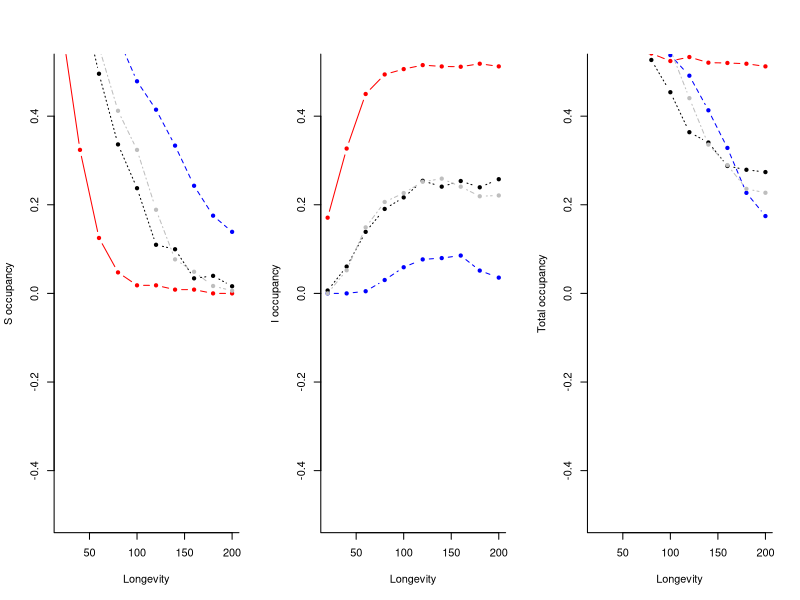
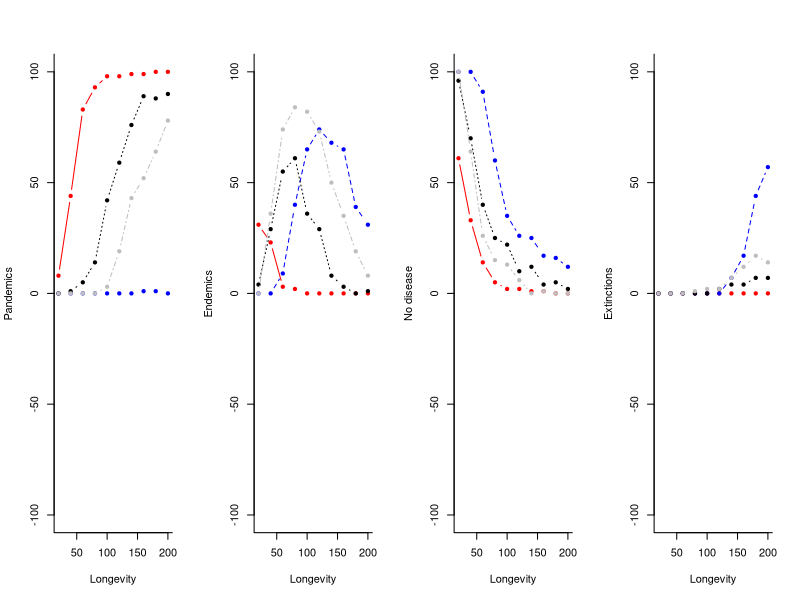

Write the R code that produced these figures, in order. (Note: this script raises an error after producing the figures.)
#=================================================================================
#
#Code to analyze results from highlow scripts -- sensitivity analyses the remove
#high or low quality patches.  The treatment names are as follows:
#  low.var = missing highest and lowest 10 patches (replaced with 1)
#   low = low quality patches added to mid 
#   high = high quality patches added to mid 
#   both = high quality variance (low.var+low+high)
#=================================================================================

highlow<-read.csv("highlowlong.csv",header=TRUE)

highlow<-highlow[,-1]

par(mfrow = c(1, 3), bty = "l")

S.occ <- tapply(highlow$S, list(highlow$longevity, highlow$treatment), mean)

plot(seq(20, 200, by = 20), S.occ[, 1], type = "b", lty = 1, ylim = c(-0.5, 0.5), pch = 20, col = "red", ylab = "S occupancy", xlab = "Longevity")
lines(seq(20, 200, by = 20), S.occ[, 2], type = "b", lty = 2, pch = 20, col = "blue")
lines(seq(20, 200, by = 20), S.occ[, 3], type = "b", lty = 3, pch = 20, col = "black")
lines(seq(20, 200, by = 20), S.occ[, 4], type = "b", lty = 4, pch = 20, col = "grey")

I.occ <- tapply(highlow$I, list(highlow$longevity, highlow$treatment), mean)

plot(seq(20, 200, by = 20), I.occ[, 1], type = "b", lty = 1, ylim = c(-0.5, 0.5), pch = 20, col = "red", ylab = "I occupancy", xlab = "Longevity")
lines(seq(20, 200, by = 20), I.occ[, 2], type = "b", lty = 2, pch = 20, col = "blue")
lines(seq(20, 200, by = 20), I.occ[, 3], type = "b", lty = 3, pch = 20, col = "black")
lines(seq(20, 200, by = 20), I.occ[, 4], type = "b", lty = 4, pch = 20, col = "grey")

occ <- tapply(highlow$I + highlow$S, list(highlow$longevity, highlow$treatment), mean)

plot(seq(20, 200, by = 20), occ[, 1], type = "b", lty = 1, ylim = c(-0.5, 0.5), pch = 20, col = "red", ylab = "Total occupancy", xlab = "Longevity")
lines(seq(20, 200, by = 20), occ[, 2], type = "b", lty = 2, pch = 20, col = "blue")
lines(seq(20, 200, by = 20), occ[, 3], type = "b", lty = 3, pch = 20, col = "black")
lines(seq(20, 200, by = 20), occ[, 4], type = "b", lty = 4, pch = 20, col = "grey")


#Outcome analysis

par(mfrow = c(1, 4), bty = "l")
pandemic <- tapply(highlow$S == 0 & highlow$I > 0, list(highlow$longevity, highlow$treatment), sum)

plot(seq(20, 200, by = 20), pandemic[, 1], type = "b", lty = 1, ylim = c(-100, 100), pch = 20, col = "red", xlab = "Longevity", ylab = "Pandemics")
lines(seq(20, 200, by = 20), pandemic[, 2], type = "b", lty = 2, pch = 20, col = "blue")
lines(seq(20, 200, by = 20), pandemic[, 3], type = "b", lty = 3, pch = 20, col = "black")
lines(seq(20, 200, by = 20), pandemic[, 4], type = "b", lty = 4, pch = 20, col = "grey")

endemic <- tapply(highlow$S > 0 & highlow$I > 0, list(highlow$longevity, highlow$treatment), sum)

plot(seq(20, 200, by = 20), endemic[, 1], type = "b", lty = 1, ylim = c(-100, 100), pch = 20, col = "red", xlab = "Longevity", ylab = "Endemics")
lines(seq(20, 200, by = 20), endemic[, 2], type = "b", lty = 2, pch = 20, col = "blue")
lines(seq(20, 200, by = 20), endemic[, 3], type = "b", lty = 3, pch = 20, col = "black")
lines(seq(20, 200, by = 20), endemic[, 4], type = "b", lty = 4, pch = 20, col = "grey")

nodisease <- tapply(highlow$S > 0 & highlow$I == 0, list(highlow$longevity, highlow$treatment), sum)

plot(seq(20, 200, by = 20), nodisease[, 1], type = "b", lty = 1, ylim = c(-100, 100), pch = 20, col = "red", xlab = "Longevity", ylab = "No disease")
lines(seq(20, 200, by = 20), nodisease[, 2], type = "b", lty = 2, pch = 20, col = "blue")
lines(seq(20, 200, by = 20), nodisease[, 3], type = "b", lty = 3, pch = 20, col = "black")
lines(seq(20, 200, by = 20), nodisease[, 4], type = "b", lty = 4, pch = 20, col = "grey")

extinct <- tapply(highlow$S == 0 & highlow$I == 0, list(highlow$longevity, highlow$treatment), sum)

plot(seq(20, 200, by = 20), extinct[, 1], type = "b", lty = 1, ylim = c(-100, 100), pch = 20, col = "red", xlab = "Longevity", ylab = "Extinctions")
lines(seq(20, 200, by = 20), extinct[, 2], type = "b", lty = 2, pch = 20, col = "blue")
lines(seq(20, 200, by = 20), extinct[, 3], type = "b", lty = 3, pch = 20, col = "black")
lines(seq(20, 200, by = 20), extinct[, 4], type = "b", lty = 4, pch = 20, col = "grey")



#===============================================================================
# Analysis and plots for a single longevity

low<-highlow[which(highlow$treatment=="+low"),]
high<-highlow[which(highlow$treatment=="+high"),]
full<-highlow[which(highlow$treatment=="full"),]
low.var<-highlow[which(highlow$treatment=="low.var"),]


outcome<-function(data){
  extinction<-length(which(data$S==0 & data$I==0))
  nodisease<-length(which(data$S>0 & data$I==0))
  endemic<-length(which(data$S>0 & data$I>0))
  pandemic<-length(which(data$S==0 & data$I>0))
  return(c(extinction,nodisease,endemic,pandemic))
}

outcomes<-data.frame(cbind(outcome(low.var), outcome(low), outcome(high), outcome(full)))

colnames(outcomes)<-c("low.var","low","high","high.var")

outcomes<-cbind(factor(c("Extinction","Disease-Free","Endemic","Pandemic"), levels=c("Extinction","Disease-Free", "Endemic", "Pandemic")),stack(outcomes))
names(outcomes)<-c("outcome", "number", "trt")

outcomes$trt<-factor(outcomes$trt, levels = c("low.var", "low", "high", "high.var"))

ggplot(outcomes, aes(x=outcome, y=number)) + geom_bar(stat="identity") + facet_grid(.~trt)


par(mfrow=c(2,4))
hist(mid$I,xlab="Infected Occupancy",main=("Low Variance"))
hist(high$I,xlab="Infected Occupancy",main=("+High quality"))
hist(low$I,xlab="Infected Occupancy",main=("+Low quality"))
hist(both$I,xlab="Infected Occupancy",main=("High variance"))

hist(mid$S,xlab="Infected Occupancy",main=("Low Variance"))
hist(high$S,xlab="Infected Occupancy",main=("+High quality"))
hist(low$S,xlab="Infected Occupancy",main=("+Low quality"))
hist(both$S,xlab="Infected Occupancy",main=("High variance"))

#===============================================================================
#Quantitative analysis

mean.S<-tapply(highlow$S,highlow$treatment,mean)
sd.S<-tapply(highlow$S,highlow$treatment,sd)

mean.I<-tapply(highlow$I,highlow$treatment,mean)
sd.I<-tapply(highlow$I,highlow$treatment,sd)

mean.R<-tapply(highlow$R,highlow$treatment,mean)
sd.R<-tapply(highlow$R,highlow$treatment,sd)

mean.PO<-tapply(highlow$S+highlow$I,highlow$treatment,mean)
sd.PO<-tapply(highlow$S+highlow$I,highlow$treatment,sd)

mean.maxI<-tapply(highlow$maxI,highlow$treatment,mean)
sd.maxI<-tapply(highlow$maxI,highlow$treatment,sd)

mean.tmaxI<-tapply(highlow$tmaxI,highlow$treatment,mean)
sd.tmaxI<-tapply(highlow$tmaxI,highlow$treatment,sd)


#Calculating Scheffe simultaneous CI

lm.S<-lm(S~as.factor(treatment),data=highlow)
MSE.S<-sum(lm.S$residuals^2)/396
spread.S<-sqrt(MSE.S*0.02*3*qf(0.95,3,396))

lm.I<-lm(I~as.factor(treatment),data=highlow)
MSE.I<-sum(lm.I$residuals^2)/396
spread.I<-sqrt(MSE.I*0.02*3*qf(0.95,3,396))


#================================================================================
#ggplot2 figures

library(ggplot2)

#Plotting susceptible occupancy

df.S<-data.frame(
  trt<-factor(c("low var","+ high/low","+ high/low","+ both")),
  S<-c(mean.S["low.var"],mean.S["+high"],mean.S["+low"],mean.S["full"]),
  group<-factor(c("control","+high","+low","control")),
  se<-rep(spread.S,4)
)

names(df.S)<-c("treatment","S","group","se")

limits<-aes(ymax=S+se,ymin=S-se)

p<-ggplot(df.S,aes(colour=group,y=S,x=trt))
p<-p+geom_point(size=5)
p<-p+geom_errorbar(limits,width=0.2,size=1)
p<-p+opts(axis.title.x=theme_text(colour="black",size=20),
       axis.text.x=theme_text(colour="black",size=20),
       axis.text.y=theme_text(colour="black",size=20),
       axis.title.y=theme_text(size=20,angle=90,vjust=0.25),
       panel.grid.minor=theme_blank(),
       panel.grid.major=theme_blank(),
       panel.background=theme_rect(fill="white"),
       legend.text=theme_text(size=20))
p<-p+xlim(c("low var","+ high/low","+ both"))+xlab("")+ylab("Susceptible Occupancy") 
p+scale_colour_manual(values=c("control"="black","+high"="blue","+low"="red"),name="",breaks=c("+high","+low"))


#Plotting infected occupancy

df.I<-data.frame(
  trt<-factor(c("low var","+ high/low","+ high/low","+ both")),
  S<-c(mean.I["low.var"],mean.I["+high"],mean.I["+low"],mean.I["full"]),
  group<-factor(c("control","+high","+low","control")),
  se<-rep(spread.I,4)
  )

names(df.I)<-c("treatment","I","group","se")

limits<-aes(ymax=I+se,ymin=I-se)

p<-ggplot(df.I,aes(colour=group,y=I,x=trt))
p<-p+geom_point(size=5)
p<-p+geom_errorbar(limits,width=0.2,size=1)
p<-p+opts(axis.title.x=theme_text(colour="black",size=20),
          axis.text.x=theme_text(colour="black",size=20),
          axis.text.y=theme_text(colour="black",size=20),
          axis.title.y=theme_text(size=20,angle=90,vjust=0.25),
          panel.grid.minor=theme_blank(),
          panel.grid.major=theme_blank(),
          panel.background=theme_rect(fill="white"),
          legend.text=theme_text(size=20))
p<-p+xlim(c("low var","+ high/low","+ both"))+xlab("") +ylab("Infected Occupancy")
p+scale_colour_manual(values=c("control"="black","+high"="blue","+low"="red"),name="",breaks=c("+high","+low"))


#Plotting total occupancy

df.PO<-data.frame(
  trt<-factor(c("low var","+ high/low","+ high/low","+ both")),
  PO<-c(mean.PO["mid"],mean.PO["high"],mean.PO["low"],mean.PO["both"]),
  group<-factor(c("control","+high","+low","control")),
  se<-c(sd.PO["mid"]/10,sd.PO["high"]/10,sd.PO["low"]/10,sd.PO["both"]/10)
)

names(df.PO)<-c("treatment","PO","group","se")

limits<-aes(ymax=PO+se,ymin=PO-se)

p<-ggplot(df.PO,aes(colour=group,y=PO,x=trt))
p<-p+geom_point(size=5)
p<-p+geom_errorbar(limits,width=0.2,size=1)
p<-p+opts(axis.title.x=theme_text(colour="black",size=20),
          axis.text.x=theme_text(colour="black",size=20),
          axis.text.y=theme_text(colour="black",size=20),
          axis.title.y=theme_text(size=20,angle=90,vjust=0.25),
          panel.grid.minor=theme_blank(),
          panel.grid.major=theme_blank(),
          panel.background=theme_rect(fill="white"),
          legend.text=theme_text(size=20))
p<-p+xlim(c("low var","+ high/low","+ both"))+xlab("") +ylab("Total Occupancy")
p+scale_colour_manual(values=c("control"="black","+high"="blue","+low"="red"),name="",breaks=c("+high","+low"))



#Plotting susceptible and infected occupancy side-by-side

df<-data.frame(
  trt<-factor(c("low var","+ high/low","+ high/low","+ both")),
  y<-c(mean.S["low.var"],mean.S["+high"],mean.S["+low"],mean.S["full"],
       mean.I["low.var"],mean.I["+high"],mean.I["+low"],mean.I["full"]),
  group<-factor(rep(c("control","+high","+low","control"),2)),
  se<-c(rep(spread.S,4),rep(spread.I,4)),
  case<-rep(c("Susceptible","Infected"),each=4)
)

names(df)<-c("treatment","S","group","se","case")

limits<-aes(ymax=S+se,ymin=S-se)

p<-ggplot(df,aes(colour=group,y=S,x=treatment))
p<-p+geom_point(size=5)
p<-p+geom_errorbar(limits,width=0.2,size=1)
p<-p+opts(axis.title.x=theme_text(colour="black",size=20),
          axis.text.x=theme_text(colour="black",size=20),
          axis.text.y=theme_text(colour="black",size=20),
          axis.title.y=theme_text(size=20,angle=90,vjust=0.25),
          panel.grid.minor=theme_blank(),
          panel.grid.major=theme_blank(),
          panel.background=theme_rect(fill="white"),
          legend.text=theme_text(size=20),
          strip.text.x=theme_text(colour="black",size=20),
          strip.background=theme_rect(fill="white",colour="white"))
p<-p+xlim(c("low var","+ high/low","+ both"))+xlab("")+ylab("Occupancy") 
p<-p+facet_grid(.~case)
p+scale_colour_manual(values=c("control"="black","+high"="blue","+low"="red"),name="",breaks=c("+high","+low"))


#==================================================================================================

#Digging into the role of initial quality

plot(both$quality0,both$S)
lines(loess.smooth(both$quality0,both$S))

plot(both$quality0,both$I)
lines(loess.smooth(both$quality0,both$I))
